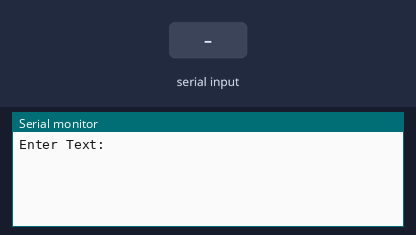
Recording of a sketch running on a simulated Arduino Uno, built with avr-gcc and run on an emulated ATmega328P. Parts: the last lines printed to the serial monitor. Inputs (shaded band) come from the test bench.

Above: at 1.3 s.
1.4 s: "1" received over the second serial link
At 1.9 s:
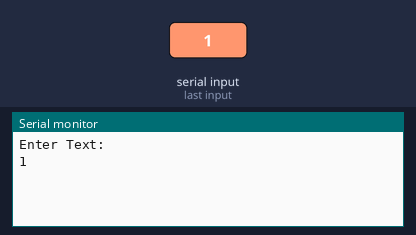
2.9 s: "0" received over the second serial link
At 4.4 s:
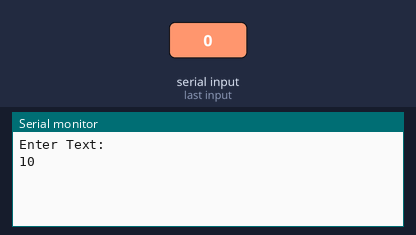

Measured:
- after the input at 1.4 s, the serial monitor: prints a new line at once (image 1)
- after the input at 2.9 s, the serial monitor: prints a new line after 0.10 s (image 2)

The sketch:

SimpleBluetooth2way.ino
```cpp
// Basic Bluetooth sketch HC-06_01
// Connect the Hc-06 module and communicate using the serial monitor
//
// The HC-06 defaults to AT mode when first powered on.
// The default baud rate is 9600
// The Hc-06 requires all AT commands to be in uppercase. NL+CR should not be added to the command string
//

#include "stdlib.h"
#include "string.h"

#include <SoftwareSerial.h>

const long baudRate = 115200;
int i;
unsigned char x;

SoftwareSerial BTserial(12, 13); // RX | TX
// Connect the HC-06 TX to the Arduino RX on pin 12.
// Connect the HC-06 RX to the Arduino TX on pin 13 through a voltage divider.
//


void setup()
{
    Serial.begin(baudRate);
    Serial.println("Enter Text:");

    // HC-06 default serial speed is 9600
    BTserial.begin(baudRate);
}

void loop()
{
  delay(200);
    // Keep reading from HC-06 and send to Arduino Serial Monitor
   /* for loop execution */
   for( i = 0; i < 1000; i = i + 1 ){
      if (BTserial.available())
         {Serial.write(BTserial.read());}
      else
         {break;}
   }
    // Keep reading from Arduino Serial Monitor and send to HC-06
   for( i = 0; i < 1000; i = i + 1 ){
      if (Serial.available())
         {BTserial.write(Serial.read());}
      else
         {break;}
   }
   x = 256;
   BTserial.write(x);
   BTserial.write(x+1);
}
```
